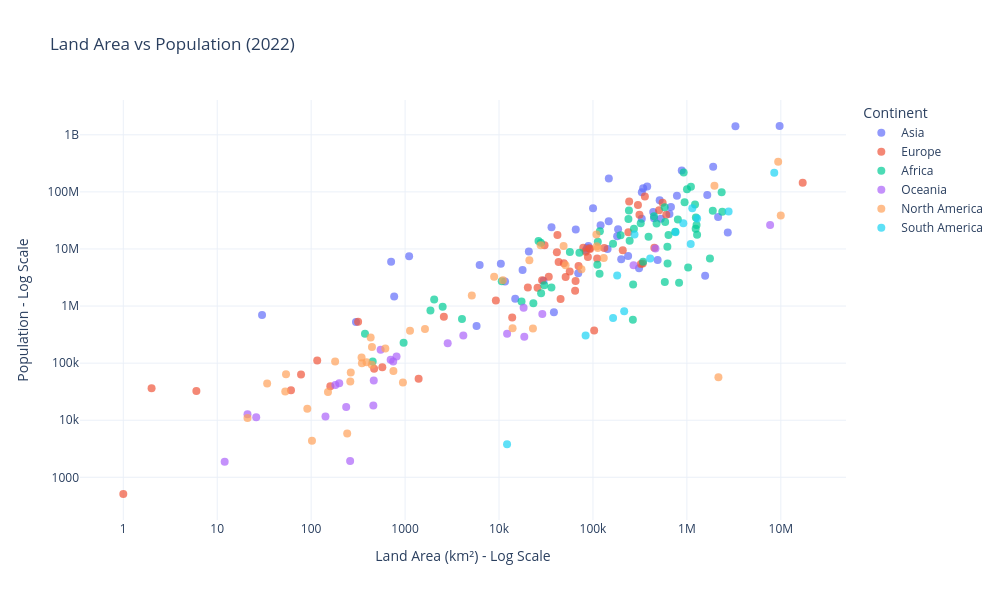

The notebook cell this image was saved under:
### Markdown cell above
**Chart choice & justification:** *Which chart did you choose, and why? Justify design choices.

*YOUR ANSWER HERE*

**I used a scatter plot to compare the land area and population of different countries. Each dot represents a country, and different colours represent different continents. I used a logarithmic scale because the countries have very different population sizes and land areas. This makes the chart easier to read and compare.**

**The chart shows that countries with larger land areas do not always have larger populations. For example, India has a very high population compared to its land area, while Canada and Australia have large areas but smaller populations. This shows that land area alone does not determine a country's population.**

### Code cell
fig = px.scatter(
    df,
    x="Area",
    y="2022 Population",
    color="Continent",
    hover_name="Country",
    log_x=True,
    log_y=True,
    opacity=0.7,
    title="Land Area vs Population (2022)",
    labels={
        "Area": "Land Area (km²) - Log Scale",
        "2022 Population": "Population - Log Scale"
    }
)

fig.update_traces(marker=dict(size=8))

fig.update_layout(
    template="plotly_white",
    width=1000,
    height=600
)

fig.show()

### Figure 1 — Plotly figure (JSON) as saved in the notebook; plotly's stock layout.template omitted (floating-point values rounded to 4 significant figures)
{"data": [{"hovertemplate": "<b>%{hovertext}</b><br><br>Continent=Asia<br>Land Area (km²) - Log Scale=%{x}<br>Population - Log Scale=%{y}<extra></extra>", "hovertext": ["Afghanistan", "Armenia", "Azerbaijan", "Bahrain", "Bangladesh", "Bhutan", "Brunei", "Cambodia", "China", "Georgia", "Hong Kong", "India", "Indonesia", "Iran", "Iraq", "Israel", "Japan", "Jordan", "Kazakhstan", "Kuwait", "Kyrgyzstan", "Laos", "Lebanon", "Macau", "Malaysia", "Maldives", "Mongolia", "Myanmar", "Nepal", "North Korea", "Oman", "Pakistan", "Palestine", "Philippines", "Qatar", "Saudi Arabia", "Singapore", "South Korea", "Sri Lanka", "Syria", "Taiwan", "Tajikistan", "Thailand", "Timor-Leste", "Turkey", "Turkmenistan", "United Arab Emirates", "Uzbekistan", "Vietnam", "Yemen"], "legendgroup": "Asia", "marker": {"color": "#636efa", "opacity": 0.7, "size": 8, "symbol": "circle"}, "mode": "markers", "name": "Asia", "orientation": "v", "showlegend": true, "type": "scatter", "x": [652230, 29743, 86600, 765, 147570, 38394, 5765, 181035, 9706961, 69700, 1104, 3287590, 1904569, 1648195, 438317, 20770, 377930, 89342, 2724900, 17818, 199951, 236800, 10452, 30, 330803, 300, 1564110, 676578, 147181, 120538, 309500, 881912, 6220, 342353, 11586, 2149690, 710, 100210, 65610, 185180, 36193, 143100, 513120, 14874, 783562, 488100, 83600, 447400, 331212, 527968], "xaxis": "x", "y": [41128771, 2780469, 10358074, 1472233, 171186372, 782455, 449002, 16767842, 1425887337, 3744385, 7488865, 1417173173, 275501339, 88550570, 44496122, 9038309, 123951692, 11285869, 19397998, 4268873, 6630623, 7529475, 5489739, 695168, 33938221, 523787, 3398366, 54179306, 30547580, 26069416, 4576298, 235824862, 5250072, 115559009, 2695122, 36408820, 5975689, 51815810, 21832143, 22125249, 23893394, 9952787, 71697030, 1341296, 85341241, 6430770, 9441129, 34627652, 98186856, 33696614], "yaxis": "y"}, {"hovertemplate": "<b>%{hovertext}</b><br><br>Continent=Europe<br>Land Area (km²) - Log Scale=%{x}<br>Population - Log Scale=%{y}<extra></extra>", "hovertext": ["Albania", "Andorra", "Austria", "Belarus", "Belgium", "Bosnia and Herzegovina", "Bulgaria", "Croatia", "Cyprus", "Czech Republic", "Denmark", "Estonia", "Faroe Islands", "Finland", "France", "Germany", "Gibraltar", "Greece", "Guernsey", "Hungary", "Iceland", "Ireland", "Isle of Man", "Italy", "Jersey", "Latvia", "Liechtenstein", "Lithuania", "Luxembourg", "Malta", "Moldova", "Monaco", "Montenegro", "Netherlands", "North Macedonia", "Norway", "Poland", "Portugal", "Romania", "Russia", "San Marino", "Serbia", "Slovakia", "Slovenia", "Spain", "Sweden", "Switzerland", "Ukraine", "United Kingdom", "Vatican City"], "legendgroup": "Europe", "marker": {"color": "#EF553B", "opacity": 0.7, "size": 8, "symbol": "circle"}, "mode": "markers", "name": "Europe", "orientation": "v", "showlegend": true, "type": "scatter", "x": [28748, 468, 83871, 207600, 30528, 51209, 110879, 56594, 9251, 78865, 43094, 45227, 1393, 338424, 551695, 357114, 6, 131990, 78, 93028, 103000, 70273, 572, 301336, 116, 64559, 160, 65300, 2586, 316, 33846, 2, 13812, 41850, 25713, 323802, 312679, 92090, 238391, 17098242, 61, 88361, 49037, 20273, 505992, 450295, 41284, 603500, 242900, 1], "xaxis": "x", "y": [2842321, 79824, 8939617, 9534954, 11655930, 3233526, 6781953, 4030358, 1251488, 10493986, 5882261, 1326062, 53090, 5540745, 64626628, 83369843, 32649, 10384971, 63301, 9967308, 372899, 5023109, 84519, 59037474, 110778, 1850651, 39327, 2750055, 647599, 533286, 3272996, 36469, 627082, 17564014, 2093599, 5434319, 39857145, 10270865, 19659267, 144713314, 33660, 7221365, 5643453, 2119844, 47558630, 10549347, 8740472, 39701739, 67508936, 510], "yaxis": "y"}, {"hovertemplate": "<b>%{hovertext}</b><br><br>Continent=Africa<br>Land Area (km²) - Log Scale=%{x}<br>Population - Log Scale=%{y}<extra></extra>", "hovertext": ["Algeria", "Angola", "Benin", "Botswana", "Burkina Faso", "Burundi", "Cameroon", "Cape Verde", "Central African Republic", "Chad", "Comoros", "Djibouti", "DR Congo", "Egypt", "Equatorial Guinea", "Eritrea", "Eswatini", "Ethiopia", "Gabon", "Gambia", "Ghana", "Guinea", "Guinea-Bissau", "Ivory Coast", "Kenya", "Lesotho", "Liberia", "Libya", "Madagascar", "Malawi", "Mali", "Mauritania", "Mauritius", "Mayotte", "Morocco", "Mozambique", "Namibia", "Niger", "Nigeria", "Republic of the Congo", "Reunion", "Rwanda", "Sao Tome and Principe", "Senegal", "Seychelles", "Sierra Leone", "Somalia", "South Africa", "South Sudan", "Sudan", "Tanzania", "Togo", "Tunisia", "Uganda", "Western Sahara", "Zambia", "Zimbabwe"], "legendgroup": "Africa", "marker": {"color": "#00cc96", "opacity": 0.7, "size": 8, "symbol": "circle"}, "mode": "markers", "name": "Africa", "orientation": "v", "showlegend": true, "type": "scatter", "x": [2381741, 1246700, 112622, 582000, 272967, 27834, 475442, 4033, 622984, 1284000, 1862, 23200, 2344858, 1002450, 28051, 117600, 17364, 1104300, 267668, 10689, 238533, 245857, 36125, 322463, 580367, 30355, 111369, 1759540, 587041, 118484, 1240192, 1030700, 2040, 374, 446550, 801590, 825615, 1267000, 923768, 342000, 2511, 26338, 964, 196722, 452, 71740, 637657, 1221037, 619745, 1886068, 945087, 56785, 163610, 241550, 266000, 752612, 390757], "xaxis": "x", "y": [44903225, 35588987, 13352864, 2630296, 22673762, 12889576, 27914536, 593149, 5579144, 17723315, 836774, 1120849, 99010212, 110990103, 1674908, 3684032, 1201670, 123379924, 2388992, 2705992, 33475870, 13859341, 2105566, 28160542, 54027487, 2305825, 5302681, 6812341, 29611714, 20405317, 22593590, 4736139, 1299469, 326101, 37457971, 32969517, 2567012, 26207977, 218541212, 5970424, 974052, 13776698, 227380, 17316449, 107118, 8605718, 17597511, 59893885, 10913164, 46874204, 65497748, 8848699, 12356117, 47249585, 575986, 20017675, 16320537], "yaxis": "y"}, {"hovertemplate": "<b>%{hovertext}</b><br><br>Continent=Oceania<br>Land Area (km²) - Log Scale=%{x}<br>Population - Log Scale=%{y}<extra></extra>", "hovertext": ["American Samoa", "Australia", "Cook Islands", "Fiji", "French Polynesia", "Guam", "Kiribati", "Marshall Islands", "Micronesia", "Nauru", "New Caledonia", "New Zealand", "Niue", "Northern Mariana Islands", "Palau", "Papua New Guinea", "Samoa", "Solomon Islands", "Tokelau", "Tonga", "Tuvalu", "Vanuatu", "Wallis and Futuna"], "legendgroup": "Oceania", "marker": {"color": "#ab63fa", "opacity": 0.7, "size": 8, "symbol": "circle"}, "mode": "markers", "name": "Oceania", "orientation": "v", "showlegend": true, "type": "scatter", "x": [199, 7692024, 236, 18272, 4167, 549, 811, 181, 702, 21, 18575, 270467, 260, 464, 459, 462840, 2842, 28896, 12, 747, 26, 12189, 142], "xaxis": "x", "y": [44273, 26177413, 17011, 929766, 306279, 171774, 131232, 41569, 114164, 12668, 289950, 5185288, 1934, 49551, 18055, 10142619, 222382, 724273, 1871, 106858, 11312, 326740, 11572], "yaxis": "y"}, {"hovertemplate": "<b>%{hovertext}</b><br><br>Continent=North America<br>Land Area (km²) - Log Scale=%{x}<br>Population - Log Scale=%{y}<extra></extra>", "hovertext": ["Anguilla", "Antigua and Barbuda", "Aruba", "Bahamas", "Barbados", "Belize", "Bermuda", "British Virgin Islands", "Canada", "Cayman Islands", "Costa Rica", "Cuba", "Curacao", "Dominica", "Dominican Republic", "El Salvador", "Greenland", "Grenada", "Guadeloupe", "Guatemala", "Haiti", "Honduras", "Jamaica", "Martinique", "Mexico", "Montserrat", "Nicaragua", "Panama", "Puerto Rico", "Saint Barthelemy", "Saint Kitts and Nevis", "Saint Lucia", "Saint Martin", "Saint Pierre and Miquelon", "Saint Vincent and the Grenadines", "Sint Maarten", "Trinidad and Tobago", "Turks and Caicos Islands", "United States", "United States Virgin Islands"], "legendgroup": "North America", "marker": {"color": "#FFA15A", "opacity": 0.7, "size": 8, "symbol": "circle"}, "mode": "markers", "name": "North America", "orientation": "v", "showlegend": true, "type": "scatter", "x": [91, 442, 180, 13943, 430, 22966, 54, 151, 9984670, 264, 51100, 109884, 444, 751, 48671, 21041, 2166086, 344, 1628, 108889, 27750, 112492, 10991, 1128, 1964375, 102, 130373, 75417, 8870, 21, 261, 616, 53, 242, 389, 34, 5130, 948, 9372610, 347], "xaxis": "x", "y": [15857, 93763, 106445, 409984, 281635, 405272, 64184, 31305, 38454327, 68706, 5180829, 11212191, 191163, 72737, 11228821, 6336392, 56466, 125438, 395752, 17843908, 11584996, 10432860, 2827377, 367507, 127504125, 4390, 6948392, 4408581, 3252407, 10967, 47657, 179857, 31791, 5862, 103948, 44175, 1531044, 45703, 338289857, 99465], "yaxis": "y"}, {"hovertemplate": "<b>%{hovertext}</b><br><br>Continent=South America<br>Land Area (km²) - Log Scale=%{x}<br>Population - Log Scale=%{y}<extra></extra>", "hovertext": ["Argentina", "Bolivia", "Brazil", "Chile", "Colombia", "Ecuador", "Falkland Islands", "French Guiana", "Guyana", "Paraguay", "Peru", "Suriname", "Uruguay", "Venezuela"], "legendgroup": "South America", "marker": {"color": "#19d3f3", "opacity": 0.7, "size": 8, "symbol": "circle"}, "mode": "markers", "name": "South America", "orientation": "v", "showlegend": true, "type": "scatter", "x": [2780400, 1098581, 8515767, 756102, 1141748, 276841, 12173, 83534, 214969, 406752, 1285216, 163820, 181034, 916445], "xaxis": "x", "y": [45510318, 12224110, 215313498, 19603733, 51874024, 18001000, 3780, 304557, 808726, 6780744, 34049588, 618040, 3422794, 28301696], "yaxis": "y"}], "layout": {"height": 600, "legend": {"title": {"text": "Continent"}, "tracegroupgap": 0}, "title": {"text": "Land Area vs Population (2022)"}, "width": 1000, "xaxis": {"anchor": "y", "domain": [0, 1], "title": {"text": "Land Area (km²) - Log Scale"}, "type": "log"}, "yaxis": {"anchor": "x", "domain": [0, 1], "title": {"text": "Population - Log Scale"}, "type": "log"}}}
